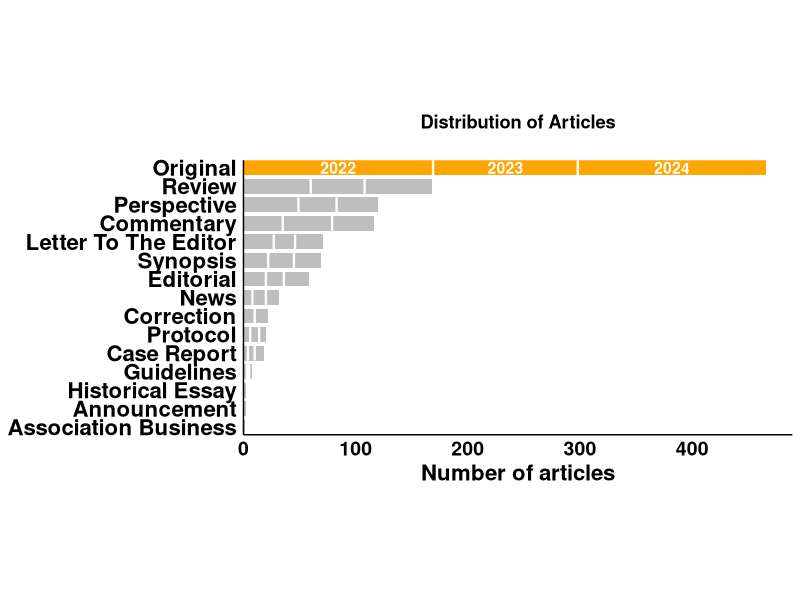
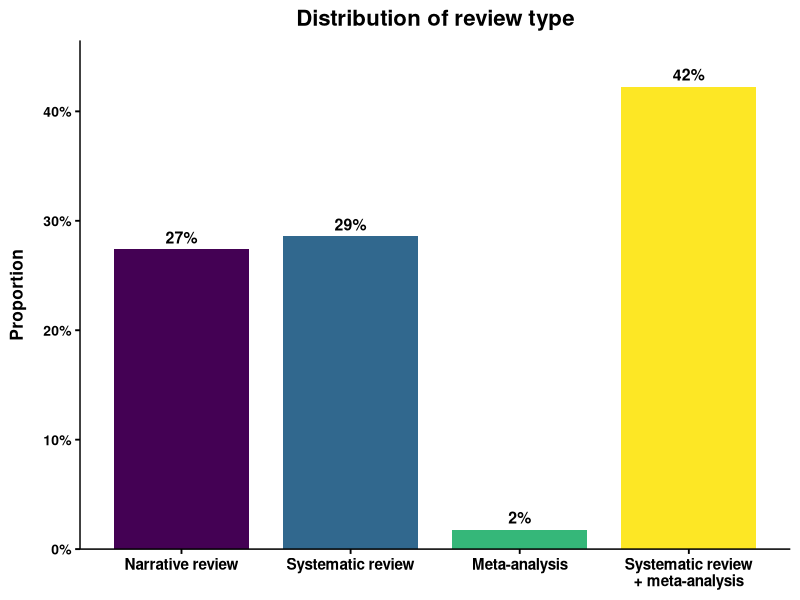
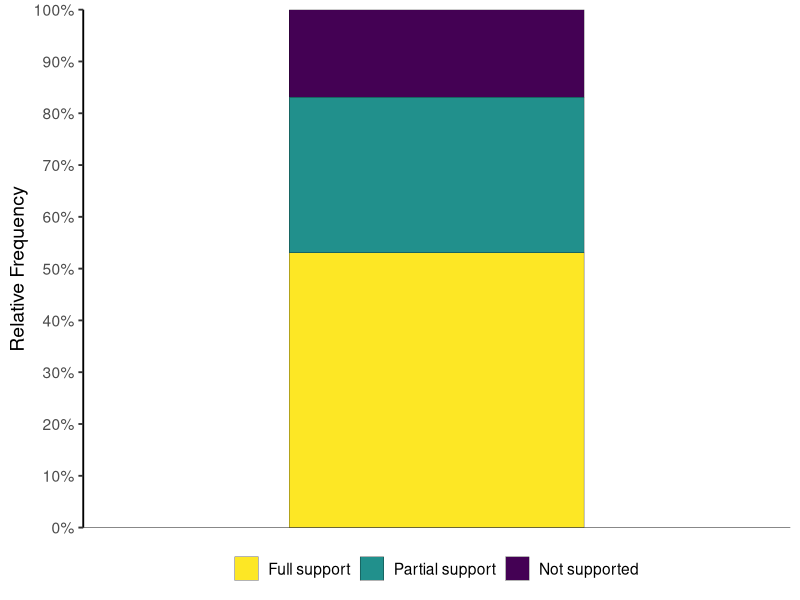
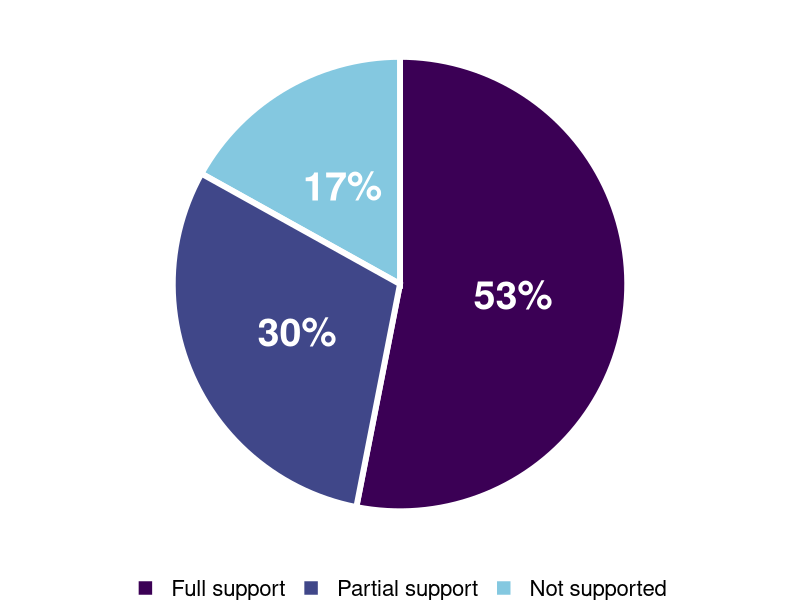
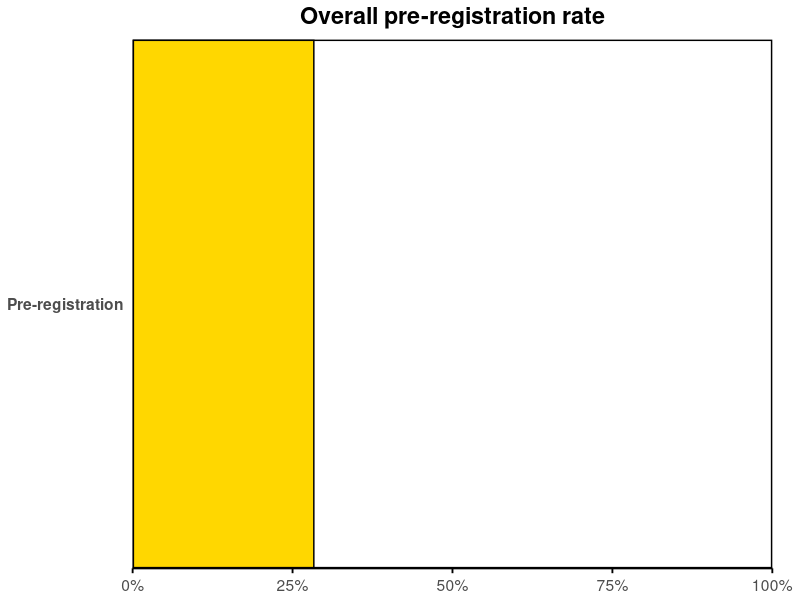
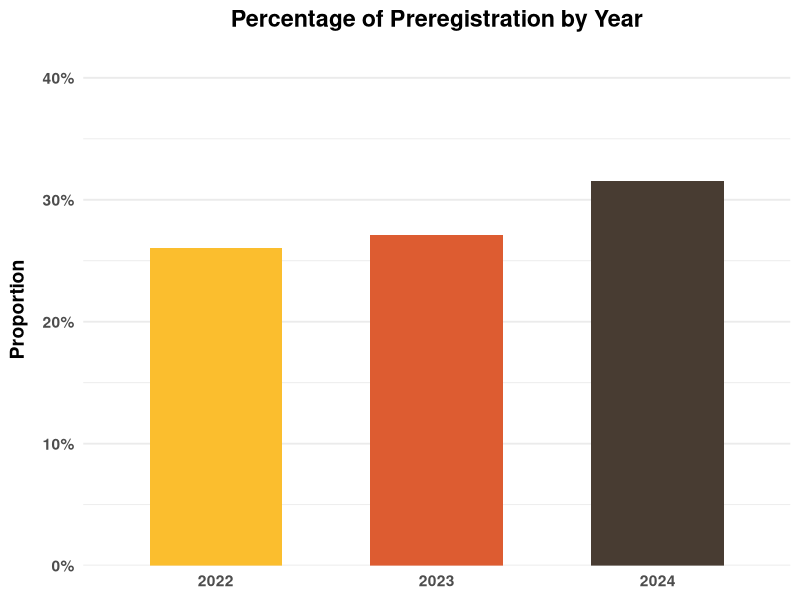
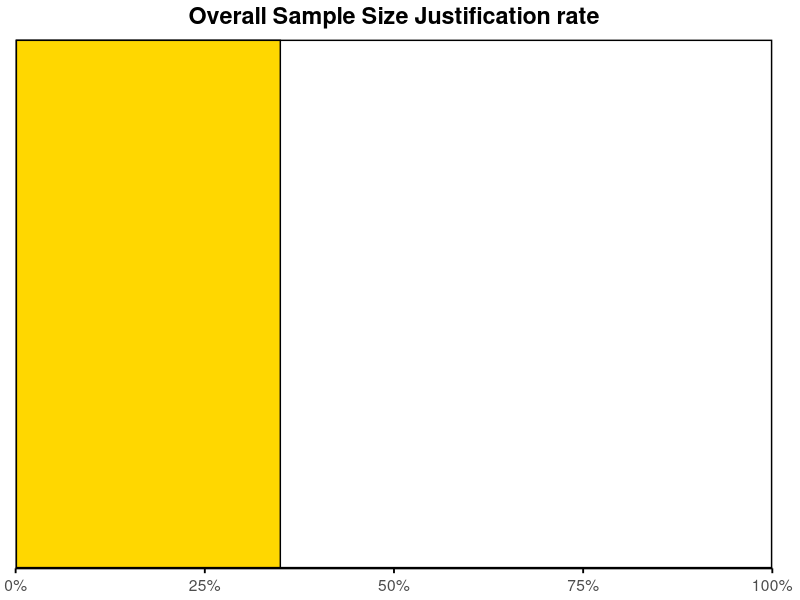
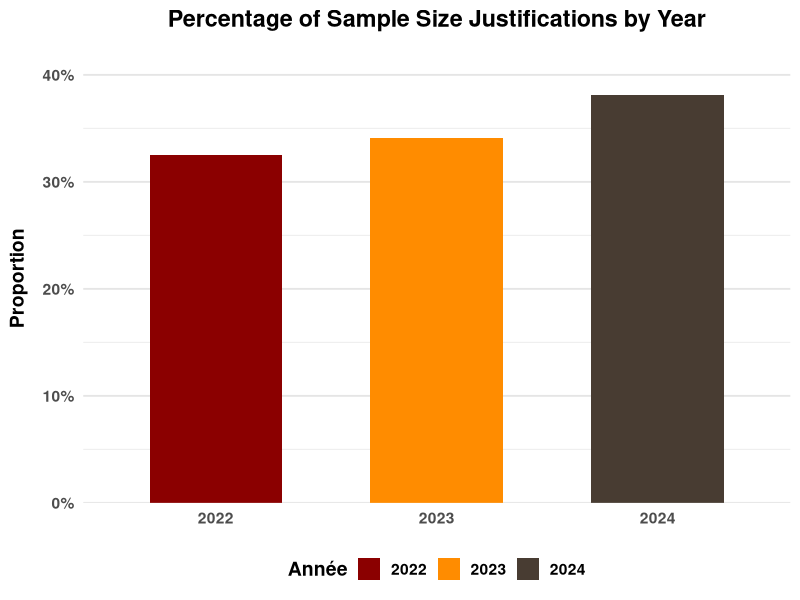

Recreate these plots in R, in order. (Note: this script raises an error after producing the figures.)
library(readxl)
library(ggplot2)
library(forcats)
library(dplyr)
library(scales)
library(stringr) 
library(purrr)
library(knitr)
library(tidyr)
library(writexl)

options(scipen = 999)

setwd() # SET YOUR WORKING DIRECTORY AS THE FOLDER WHERE YOU HAVE PUT THE "Analysis" FOLDER IN 

df<- read_excel("Analysis/PT Research Practices/PT-research practice validated.xlsx", sheet = "Data 2022+2023+2024")
View(df)

# ─────────────────────────────────────────────────────────────────────────────
#                 #### Define useful variable ####
# ─────────────────────────────────────────────────────────────────────────────
# Dataframe with only Original articles
val_orig <- df %>%
  filter(type == "Original")

# ─────────────────────────────────────────────────────────────────────────────
#                   #### Type of paper published ####
# ─────────────────────────────────────────────────────────────────────────────

# Settings to adjust
bar_height  <- 0.8  
bar_spacing <- 1.2   
aspect_ratio <- 0.5  

# check the unique values and their frequency of type
table(df$'type')

# Count per category
data_counts <- df %>%
  count(type) %>%
  arrange(n) %>%
  mutate(
    type      = factor(type, levels = type),
    highlight = ifelse(type == "Original", "Original", "Other")
  )

# Sort by year
year_counts <- df %>%
  count(type, year, name = "n_year") %>%
  mutate(type = factor(type, levels = levels(data_counts$type))) %>%
  arrange(type, year) %>%
  group_by(type) %>%
  mutate(
    cum_n   = cumsum(n_year),                 
    prev_n  = dplyr::lag(cum_n, default = 0), 
    mid_x   = (prev_n + cum_n)/2,             
    total_n = sum(n_year),
    y_num   = as.numeric(type)                
  ) %>%
  ungroup()

year_split_lines    <- dplyr::filter(year_counts, cum_n < total_n)
year_labels_original<- dplyr::filter(year_counts, as.character(type) == "Original")

# Plot 
plot_type_article <- ggplot(data_counts, aes(x = n, y = type, fill = highlight)) +
  geom_col(width = bar_height) +
  geom_segment(
    data = year_split_lines,
    aes(x = cum_n, xend = cum_n,
        y = y_num - bar_height/2, yend = y_num + bar_height/2),
    inherit.aes = FALSE, color = "white", linewidth = 0.8
  ) +
  geom_text(
    data = year_labels_original,
    aes(x = mid_x, y = type, label = year),
    inherit.aes = FALSE, color = "white", fontface = "bold", size = 4
  ) +
  scale_fill_manual(values = c(Original = "orange", Other = "grey"), guide = FALSE) +
  scale_x_continuous(breaks = pretty(data_counts$n),
                     expand = expansion(mult = c(0, 0.05))) +
  scale_y_discrete(expand = expansion(add = bar_height/2)) +
  labs(
    title = "Distribution of Articles",
    x     = "Number of articles",
    y     = NULL
  ) +
  theme_minimal() +
  theme(    plot.title         = element_text(hjust = 0.5, face = "bold", margin = margin(b = 20)),
            axis.line.x        = element_line(color = "black"),
            axis.line.y        = element_line(color = "black"),
            panel.grid.major.x = element_blank(),
            panel.grid.minor.x = element_blank(),
            panel.grid.major.y = element_blank(),
            panel.grid.minor.y = element_blank(),
            axis.title.x       = element_text(face = "bold", color = "black", size = 16),
            axis.text.x        = element_text(size = 14, color = "black", face = "bold"),
            axis.text.y        = element_text(size = 16, color = "black", face = "bold"),
            aspect.ratio       = aspect_ratio
  )

print(plot_type_article)

# ─────────────────────────────────────────────────────────────────────────────
#       #### Proportion of systematic review and meta analysis ####
# ─────────────────────────────────────────────────────────────────────────────

# check the unique values and their frequency 
table(df$`systematic review`)
table(df$`meta-analysis`)

# Settings to adjust
bar_height   <- 0.8  
bar_spacing  <- 1.2  
aspect_ratio <- 0.7  

# Filter review article
df_rev <- df %>% 
  filter(type == "Review")

# Calculation of the distribution of review type 
props_df <- df_rev %>%
  summarise(
    narrative     = mean(`systematic review` == "No"  & `meta-analysis` == "No",  na.rm = TRUE),
    sys_only      = mean(`systematic review` == "Yes" & `meta-analysis` == "No",  na.rm = TRUE),
    meta_only     = mean(`systematic review` == "No"  & `meta-analysis` == "Yes", na.rm = TRUE),
    sys_with_meta = mean(`systematic review` == "Yes" & `meta-analysis` == "Yes", na.rm = TRUE)
  ) %>%
  pivot_longer(
    cols = everything(),
    names_to = "review_type",
    values_to = "proportion"
  ) %>%
  mutate(
    review_type = recode(
      review_type,
      narrative     = "Narrative review",
      sys_only      = "Systematic review",
      meta_only     = "Meta-analysis",
      sys_with_meta = "Systematic review\n+ meta-analysis"
    ),
    review_type = factor(
      review_type,
      levels = c(
        "Narrative review",
        "Systematic review",
        "Meta-analysis",
        "Systematic review\n+ meta-analysis"
      )
    )
  )

# Display proportion table
print(props_df)

# Plot data
plot_review_distr <- ggplot(props_df, aes(
  x    = review_type,
  y    = proportion,
  fill = review_type
)) +
  geom_col(width = bar_height) +
  geom_text(aes(label = percent(proportion, accuracy = 1)),
            vjust = -0.5, size = 4, fontface = "bold") +
  scale_y_continuous(
    labels = percent_format(accuracy = 1),
    expand = expansion(mult = c(0, .1))
  ) +
  scale_fill_viridis_d(guide = FALSE) +
  labs(
    title = "Distribution of review type",
    x     = NULL,
    y     = "Proportion"
  ) +
  theme_minimal(base_size = 14) +
  theme(
    axis.line       = element_line(color = "#000000", linewidth = 0.5),
    axis.ticks      = element_line(color = "#000000"),
    axis.text.x     = element_text(size = 11, face = "bold", colour = "#000000"),
    axis.text.y     = element_text(size = 10, face = "bold", colour = "#000000"),
    axis.title.y    = element_text(size = 12.5, face = "bold", colour = "#000000", margin = margin(r = 12)),
    legend.position = "none",
    panel.grid.major = element_blank(),
    panel.grid.minor = element_blank(),
    plot.title      = element_text(hjust = 0.5, face = "bold", size = 16, colour = "#000000")
  )

plot_review_distr

# ─────────────────────────────────────────────────────────────────────────────
#                     #### Hypothesis test rate ####
# ─────────────────────────────────────────────────────────────────────────────

# check the unique values and their frequency 
table(val_orig$`hypo_tested`)

# Calculation of the number of original article that include hypothesis statement
tab_orig <- table(tolower(val_orig$hypo_tested), useNA = "no")
taux_yes <- tab_orig["yes"] / sum(tab_orig[c("yes","no")])
sprintf("Hypothesis test rate: %.1f%%", taux_yes * 100)


# ─────────────────────────────────────────────────────────────────────────────
#         #### Positive result rate & Level of hypothesis support ####
# ─────────────────────────────────────────────────────────────────────────────

# check the unique values and their frequency 
table(val_orig$support_hyp1)

# Calculation of distribution
df_support <- val_orig %>%
  mutate(
    support_clean = case_when(
      str_detect(support_hyp1, regex("full",    ignore_case = TRUE)) ~ "Full support",
      str_detect(support_hyp1, regex("partial", ignore_case = TRUE)) ~ "Partial support",
      str_detect(support_hyp1, regex("not",     ignore_case = TRUE)) ~ "Not supported",
      TRUE ~ NA_character_
    )
  ) %>%
  filter(!is.na(support_clean)) %>%
  count(support_clean) %>%
  mutate(pct = n / sum(n) * 100)

# Specify order on the chart 
levels_sup <- c("Full support", "Partial support", "Not supported")

# Plot bar chart
ggplot(df_support, aes(
  x    = factor(1),                                    
  y    = pct,                                          
  fill = factor(support_clean, levels = levels_sup)    
)) +
  geom_col(
    position = position_stack(reverse = TRUE),      
    width    = 0.5,
    color    = "black",
    size     = 0.1
  ) +
  scale_y_continuous(
    name   = "Relative Frequency",
    breaks = seq(0, 100, by = 10),
    labels = function(x) paste0(x, "%"),
    limits = c(0, 100),
    expand = c(0, 0)
  ) +
  scale_x_discrete(NULL, breaks = NULL) +
  geom_hline(yintercept = 0, color = "black", size = 0.3) +
  scale_fill_viridis_d(
    name   = NULL,    
    option = "D",     
    begin  = 1,     
    end    = 0,
  ) +
  theme_classic(base_size = 14) +
  theme(
    legend.position = "bottom",
    axis.line.x = element_blank()
  )

# Display value in %
df_support

# Plot pie chart
my_colors <- c(
  "Full support" = "#3B0055",   
  "Partial support" = "#404789",   
  "Not supported" = "#84C8E0"   
)

support_plot <- ggplot(df_support, aes(
  x    = factor(1),                                    
  y    = pct,                                          
  fill = factor(support_clean, levels = levels_sup)    
)) +
  geom_col(
    position = position_stack(reverse = TRUE),      
    width    = 1,
    color    = "white",
    size     = 2
  ) +
  coord_polar(theta = "y") +
  scale_fill_manual(
    values = my_colors,
    name   = NULL
  ) +
  geom_text(
    aes(label = paste0(round(pct), "%")), 
    position = position_stack(vjust = 0.5, reverse = TRUE),
    color = "white",
    fontface = "bold",
    size     = 10
  ) +
  theme_void(base_size = 20) +
  theme(
    legend.position = "bottom"
  )
print(support_plot)

# ─────────────────────────────────────────────────────────────────────────────
#                        #### Preregistration ####
# ─────────────────────────────────────────────────────────────────────────────

# check the unique values and their frequency 
table(df$prereg)

# Check the Websites used 
table(val_orig$prereg_link)

# ────────────────────────────    
       #### Overall ####
# ────────────────────────────

# Proportion of "Yes" among Original article
pct_yes <- df %>%
  filter(type == "Original", !is.na(prereg)) %>%
  summarise(p = sum(prereg == "Yes") / n()) %>%
  pull(p)

# Global rate
pct_global <- val_orig %>%
  summarise(p = sum(prereg == "Yes") / n()) %>%
  pull(p)
# Rate per year
pct_par_annee <- val_orig %>%
  group_by(year) %>%
  summarise(p = sum(prereg == "Yes") / n()) %>%
  arrange(year)
# Display
cat("Overall pre-registration rate : ",
    percent(pct_global, accuracy = 0.1), "\n\n",
    sep = "")

for(i in seq_len(nrow(pct_par_annee))) {
  cat("Pre-registration rate by year :\n")
  cat("  ", pct_par_annee$year[i], " : ",
      percent(pct_par_annee$p[i], accuracy = 0.1), "\n", sep = "")
}

# Plot data
plot_df <- tibble(
  Status = "Pre-registration",
  prop   = pct_yes
)

ggplot(plot_df, aes(x = prop, y = Status)) +
  geom_col(
    fill   = "gold",
    color  = "black",
    width  = 0.5
  ) +
  scale_x_continuous(
    limits = c(0, 1),
    expand = c(0, 0),
    labels = percent_format(accuracy = 1)
  ) +
  scale_y_discrete(expand = c(0, 0)) +
  labs(
    x     = NULL,
    y     = NULL,
    title = "Overall pre-registration rate"
  ) +
  theme_minimal(base_size = 14) +
  theme(
    panel.border     = element_rect(color = "black", fill = NA, size = 1),
    panel.grid       = element_blank(),
    axis.line.x      = element_line(),
    axis.ticks.x     = element_line(),
    axis.text.x      = element_text(vjust = 0.5),
    axis.text.y      = element_text(face = "bold"),
    plot.title       = element_text(hjust = 0.5, face = "bold"),
    plot.margin      = margin(5, 20, 5, 5)
  )

# ─────────────────────────────────────────
          #### By year ####
# ─────────────────────────────────────────

# Aggregation by year
prereg_summary_year <- df %>%
  filter(type == "Original") %>%
  group_by(year) %>%
  summarise(
    total   = n(),
    yes     = sum(tolower(prereg) == "yes"),
    .groups = "drop"
  ) %>%
  mutate(
    pct_yes = yes / total,
    year    = factor(year)
  )

# Plot the data
ggplot(prereg_summary_year, aes(x = year, y = pct_yes, fill = year)) +
  geom_col(width = 0.6) +
  scale_y_continuous(
    name   = "Proportion",
    labels = percent_format(accuracy = 1),
    limits = c(0, 0.4),
    expand = expansion(mult = c(0, 0.05))
  ) +
  scale_fill_manual(
    name   = "Année",
    values = c("2022" = "#FBBE2EFF",       
               "2023" = "#DD5C31FF",
               "2024" = "#483C32")
  ) +
  labs(
    x     = NULL,
    y     = NULL,
    title = "Percentage of Preregistration by Year"
  ) +
  theme_minimal(base_size = 14) +
  theme(
    plot.title         = element_text(hjust = 0.5, face = "bold", margin = margin(b = 15)),
    axis.text.x        = element_text(face = "bold"),
    axis.text.y        = element_text(face = "bold"),
    panel.grid.major.x = element_blank(),
    axis.title.y = element_text(
      margin = margin(r = 10),  
      face   = "bold"
    ),
    legend.position    = "none"
  )

# ─────────────────────────────────────────────────────────────────────────────
#                     #### Sample size justification ####
# ─────────────────────────────────────────────────────────────────────────────

# check the unique values and their frequency 
table(val_orig$n_justification)

# ────────────────────────────    
       #### Overall ####
# ────────────────────────────

# Proportion of "Yes" among Original article
pct_yes_justif <- val_orig %>%
  summarise(p = sum(n_justification == "Yes") / n()) %>%
  pull(p)

# Sample size justification rate
# Global rate
pct_global_nj <- val_orig  %>%
  summarise(p = sum(n_justification == "Yes") / n()) %>%
  pull(p)

# Rate per year
pct_par_annee_nj <- val_orig  %>%
  group_by(year) %>%
  summarise(p = sum(n_justification == "Yes") / n()) %>%
  arrange(year)

# Display
cat("Overall sample size justification rate : ",
    percent(pct_global_nj, accuracy = 0.1), "\n\n", sep = "")

for(i in seq_len(nrow(pct_par_annee_nj))) {
  cat("Sample size justification rate by year :\n")
  cat("  ", pct_par_annee_nj$year[i], " : ",
      percent(pct_par_annee_nj$p[i], accuracy = 0.1), "\n", sep = "")
}

# Plot data
plot_df_nj <- tibble(
  Status = "",
  prop   = pct_yes_justif
)

ggplot(plot_df_nj, aes(x = prop, y = Status)) +
  geom_col(
    fill   = "gold",
    color  = "black",
    width  = 0.5
  ) +
  scale_x_continuous(
    limits = c(0, 1),
    expand = c(0, 0),
    labels = percent_format(accuracy = 1)
  ) +
  scale_y_discrete(expand = c(0, 0)) +
  labs(
    x     = NULL,
    y     = NULL,
    title = "Overall Sample Size Justification rate"
  ) +
  theme_minimal(base_size = 14) +
  theme(
    panel.border       = element_rect(color = "black", fill = NA, size = 1),
    panel.grid         = element_blank(),
    axis.line.x        = element_line(),
    axis.ticks.x       = element_line(),
    axis.text.x        = element_text(vjust = 0.5),
    axis.text.y        = element_text(face = "bold"),
    plot.title         = element_text(hjust = 0.5, face = "bold"),
    plot.margin        = margin(5, 20, 5, 5)
  )

# ─────────────────────────────────────────
              #### By year ####
# ─────────────────────────────────────────
# Aggregation by year
justif_summary_year <- df %>%
  filter(type == "Original", !is.na(n_justification)) %>%
  group_by(year) %>%
  summarise(
    total = n(),
    yes   = sum(tolower(n_justification) == "yes"),
    .groups = "drop"
  ) %>%
  mutate(pct_yes = yes / total,
         year = factor(year))

# Plot the data
ggplot(justif_summary_year, aes(x = year, y = pct_yes, fill = year)) +
  geom_col(width = 0.6) +
  scale_y_continuous(
    name   = "Proportion",
    labels = percent_format(accuracy = 1),
    breaks = seq(0, 0.8, by = 0.1),
    limits = c(0, 0.4),
    expand = expansion(mult = c(0, 0.05))
  ) +
  scale_fill_manual(
    name   = "Année",
    values = c("2022" = "darkred",
               "2023" = "darkorange",
               "2024" = "#483C32")
  ) +
  labs(
    x     = NULL,
    title = "Percentage of Sample Size Justifications by Year"
  ) +
  theme_minimal(base_size = 14) +
  theme(
    plot.title       = element_text(hjust = 0.5, face = "bold", margin = margin(b = 15)),
    axis.text.x      = element_text(face = "bold"),
    axis.text.y      = element_text(face = "bold"),
    axis.title.y     = element_text(face = "bold", margin = margin(r = 10)),
    panel.grid.major.x = element_blank(),
    panel.grid.minor.x = element_blank(),
    panel.grid.major.y = element_line(color = "grey90"),
    legend.position  = "bottom",
    legend.title     = element_text(face = "bold"),
    legend.text      = element_text(face = "bold")
  )


# ───────────────────────────────────  
      #### Justification type ####
# ───────────────────────────────────
# check the unique values and their frequency 
table(val_orig$justification_type)

pie_data <- val_orig %>%
  filter(n_justification == "Yes") %>%
  count(justification_type) %>%
  mutate(
    justification_type = factor(
      justification_type,
      levels = c("Previous Study", "Pilot Study", "Benchmark")
    ),
    prop  = n / sum(n),
    label = scales::percent(prop)
  )

n_just_plot <- ggplot(data = pie_data, aes(x = "", y = prop, fill = justification_type)) +
  geom_col(width = 1, color = "white", size = 2) +
  coord_polar(theta = "y", direction = -1) +
  geom_text(aes(label = label), 
            position = position_stack(vjust = 0.5),
            color = "black", fontface = "bold", size = 8) +
  scale_fill_manual(
    name = NULL,
    values = c(
      "Pilot Study"         = "#C2DB1C",
      "Previous Study"     = "#9CD94C",
      "Benchmark"           = "#FFE631" 
          )
  ) +
  theme_void() +
  theme(
    legend.position = "bottom",
    legend.text     = element_text(size = 20),
    legend.title    = element_text(size = 13, face = "bold")
  )

plot(n_just_plot)

pie_data

# ─────────────────────────────────────────────────────────────────────────────
#  #### Distribution of n_justification by type of hypothesis support ####
# ─────────────────────────────────────────────────────────────────────────────

# Calculation of distribution
pct_support_nj <- val_orig %>%
  filter(
    hypo_tested   == "Yes",
    !is.na(n_justification),
    !is.na(support_hyp1),
  ) %>%
  filter(!is.na(support_hyp1)) %>%
  group_by(support_hyp1) %>%
  summarise(
    total   = n(),
    yes     = sum(tolower(n_justification) == "yes"),
    pct_yes = yes / total,
    .groups = "drop"
  ) %>%
  mutate(
    support_hyp1 = factor(
      support_hyp1,
      levels = c("Full support", "Partial support", "Not supported")
    )
  )
pct_support_nj

# Set the color
couleurs_support <- c(
  "Full support" = "#3B0055",   
  "Partial support" = "#404789",   
  "Not supported" = "#84C8E0"   
)

# Display
for(i in seq_len(nrow(pct_support_nj))) {
  cat("Percentage of sample size justification :\n")
  cat(
    sprintf("  %s : %s\n",
            levels(pct_support_nj$support_hyp1)[i],
            percent(pct_support_nj$pct_yes[i], accuracy = 0.1))
  )
}

# Plot the data
plot_just_by_support <- ggplot(pct_support_nj,
       aes(x = support_hyp1, y = pct_yes, fill = support_hyp1)) +
  geom_col(color = "black", width = 0.7) +       
  scale_x_discrete(drop = TRUE) +
  scale_y_continuous(
    labels = percent_format(accuracy = 1),
    expand = c(0, 0)
  ) +
  scale_fill_manual(
    values = couleurs_support,
    guide  = FALSE
  ) +
  labs(
    x     = NULL,
    y     = "Sample size justification",
    title = "Proportion of sample size justification by type of hypothesis support"
  ) +
  theme_minimal(base_size = 14) +
  theme(
    panel.border       = element_blank(),                
    panel.grid.major.y = element_blank(), 
    panel.grid.major.x = element_blank(),
     panel.grid.minor   = element_blank(),
    axis.line.x        = element_line(color = "black"),  
    axis.line.y        = element_line(color = "black"),
    axis.text.x     = element_text(color = "#000000", face = "bold"),
    axis.title.y     = element_text(face = "bold", color = "#000000", size = 16, margin = margin(r = 15)),
    axis.text.y     = element_text(size = 10, color = "#000000", face = "bold"),
    plot.title         = element_text(hjust = 0.5, face = "bold", margin = margin(b = 15))
  )

# ─────────────────────────────────────────────────────────────────────────────
#                     #### n across topic table ####
# ─────────────────────────────────────────────────────────────────────────────

# Adding topic names
topic_map <- tibble::tibble(
  category = 1:25,
  topic    = c(
    "Acute Care", "Balance Falls", "Cardiovascular Pulmonary", "Covid", "Diabetes",
    "Education", "Geriatrics", "Health Policy", "Implementation Science",
    "Integumentary", "Knowledge Translation", "LEAP", "Measurement",
    "Musculoskeletal", "Neurology", "Obesity", "Oncology", "Pain Management",
    "Pediatrics", "Pharmacology", "Prevention and Health Promotion",
    "Professional Issues", "Psychosocial", "Women Health", "Other"
  )
)

# Filter original article
df_orig <- df %>%
  left_join(topic_map, by = "category") %>%
  filter(type == "Original", topic != "Other") %>%
  mutate(across(c(n, women, men), ~ {
    x <- str_trim(as.character(.))             
    x[x %in% c("", "NA", "N/A", "na", "n/a")] <- NA  
    suppressWarnings(as.numeric(x))            
  }))

# Summary of information by topic 
  summary_by_topic <- df_orig %>%
  group_by(topic) %>%
  summarise(
    k         = n(),  
    Median      = median(n, na.rm = TRUE),
    SD        = sd(n, na.rm = TRUE),
    Min.      = min(n, na.rm = TRUE),
    Max.      = max(n, na.rm = TRUE),
    `% Women` = sum(women, na.rm = TRUE) / sum(n[!is.na(women)], na.rm = TRUE) * 100,
    `% Men`   = sum(men, na.rm = TRUE) / sum(n[!is.na(men)], na.rm = TRUE) * 100,
    .groups   = "drop"
  )

# Adding a Total line 
  total_row <- df_orig %>%
    summarise(
      topic = "Total",
      k     = n(),
      Median  = median(n, na.rm = TRUE),
      SD    = sd(n,   na.rm = TRUE),
      Min.  = min(n,  na.rm = TRUE),
      Max.  = max(n,  na.rm = TRUE),
      
      `% Women` = {
        df_gender <- df_orig %>% filter(topic != "Women Health")
        sum(df_gender$women, na.rm = TRUE) / sum(df_gender$n[!is.na(df_gender$women)], na.rm = TRUE) * 100
      },
      
      `% Men` = {
        df_gender <- df_orig %>% filter(topic != "Women Health")
        sum(df_gender$men, na.rm = TRUE) / sum(df_gender$n[!is.na(df_gender$men)], na.rm = TRUE) * 100
      }
    )

# Table creation
final_table <- bind_rows(summary_by_topic, total_row) %>%
  mutate(across(c(Median, SD, Min., Max., `% Women`, `% Men`), ~ round(.x, 1)))

kable(
  final_table,
  col.names = c("Topic", "k", "Median", "SD", "Min.", "Max.", "% Women", "% Men"),
  align     = c("l", rep("r", 7))
)

# Table exportation
write_xlsx(final_table,
           path = "...") # REPLACE BY YOUR PATH

# ─────────────────────────────────────────────────────────────────────────────
#               #### Sex distribution by research category ####
# ─────────────────────────────────────────────────────────────────────────────
# Convert Sex columns to long format and exclude women health
plot_data <- summary_by_topic %>%
  filter(topic != "Women Health") %>%
  pivot_longer(cols = c(`% Women`, `% Men`), 
               names_to = "Sex", 
               values_to = "Percentage") %>%
  mutate(Sex = factor(Sex, levels = c("% Women", "% Men")))

# Plot the data
sex_data <-  ggplot(plot_data, aes(x = topic, y = Percentage / 100, fill = Sex)) +
  geom_col(position = position_dodge(width = 0.7), width = 0.6, color = "black", size = 0.2) +
  scale_fill_manual(
    values = c("% Women" = "#D0F000", "% Men" = "#203174"),
    labels = c("Female", "Male")
  ) +
  scale_y_continuous(
    labels = percent_format(accuracy = 1),
    limits = c(0, 0.8),
    expand = expansion(mult = c(0, 0.05))
  ) +
  labs(
    x     = NULL,
    y     = "Participants",
    title = "Sex Distribution by Research Topic"
  ) +
  theme_minimal(base_size = 13) +
  theme(
    panel.grid.major.x = element_blank(),    
    axis.line.x        = element_line(color = "#000000"),     
    axis.ticks.x       = element_line(color = "#000000"),
    axis.text.x     = element_text(angle = 40, color = "#000000", face = "bold", hjust = 1),
    axis.title.y     = element_text(face = "bold", color = "#000000", size = 16),
    axis.text.y     = element_text(size = 10, color = "#000000", face = "bold"),
    plot.title      = element_text(hjust = 0.5, face = "bold"),
    legend.title    = element_blank(),
    legend.text      = element_text(face = "bold"),
    legend.position = "bottom"
  )

plot(sex_data)

# ─────────────────────────────────────────────────────────────────────────────
#              #### Hypothesis testing & Support by category ####
# ─────────────────────────────────────────────────────────────────────────────

# Remove "Other" category and filter by Original article's categories  
topic_map2 <- topic_map %>%
  slice(-25) %>%
  filter(category %in% (df %>% 
                          filter(type == "Original") %>% 
                          pull(category)
  )
  )

# Label construction
df2 <- val_orig %>%
  inner_join(topic_map2, by = "category") %>%
  mutate(
    topic_label = factor(
      topic,
      levels = topic_map2 %>%
        arrange(category) %>%
        pull(topic)
    )
  ) %>%
  filter(!is.na(topic_label))


# Chart A: Hypothesis tested
p1_counts <- df2 %>%
  count(topic_label, hypo_tested) %>%
  group_by(topic_label) %>%
  mutate(
    freq = n / sum(n),
    percent = freq * 100,
    total_n = sum(n)             
  ) %>%
  ungroup()

labels_with_n <- p1_counts %>%
  distinct(topic_label, total_n) %>%
  mutate(label = paste0(topic_label, " (k = ", total_n, ")")) %>%
  arrange(topic_label)

p1 <- ggplot(p1_counts, aes(x = topic_label, y = freq, fill = hypo_tested)) +
  geom_col(position = "fill", width = 0.7) +
  coord_flip() +
  scale_y_continuous(
    labels = scales::percent_format(accuracy = 1),
    expand = c(0, 0),                
    breaks = seq(0, 1, 0.25)         
  ) +
  scale_x_discrete(labels = labels_with_n$label) +
  scale_fill_manual(
    values = c("Yes" = "#3B0055", "No" = "#9D9D9D"),
    labels = c("Yes" = "Hypothesis", "No" = "No hypothesis"),
    name = NULL,
    guide  = guide_legend(reverse = TRUE) 
  ) +
  labs(x = NULL, y = NULL) +
  theme_minimal(base_size = 14) +
  theme(
    panel.grid.major.y = element_blank(),
    panel.grid.minor.y = element_blank(),
    axis.line.y = element_line(color = "black"),     
    axis.ticks.y = element_line(color = "black"),    
    axis.text.y  = element_text(size = 9, face = "bold", color = "black"),
    axis.text.x = element_text(face = "bold", color = "black"),
    axis.title.y = element_text(color = "black", size = 13, face = "bold"),
    axis.title.x = element_text(color = "black", size = 13, face = "bold"),
    legend.position = "bottom",
    legend.text  = element_text(size = 12, color = "black", face = "bold")
  )

print(p1)

# Chart B : Hypothesis support (Full / Partial / Not)
totals_p1 <- p1_counts %>%
  group_by(topic_label) %>%
  summarise(total_all = sum(n), .groups = "drop")

labels_with_n <- totals_p1 %>%
  mutate(label = paste0(topic_label, " (k = ", total_all, ")"))

p2_counts <- df2 %>%
  filter(hypo_tested == "Yes") %>%
  count(topic_label, support_hyp1) %>%
  group_by(topic_label) %>%
  mutate(freq = n / sum(n)) %>%
  ungroup() %>%
  mutate(
    support_hyp1 = factor(
      support_hyp1,
      levels = c("Full support", "Partial support", "Not supported")
    )
  ) %>%
  left_join(totals_p1, by = "topic_label")

lab_map <- setNames(labels_with_n$label, labels_with_n$topic_label)

p2 <- ggplot(p2_counts, aes(x = topic_label, y = freq, fill = support_hyp1)) +
  geom_col(position = position_fill(reverse = TRUE), width = 0.7) +
  coord_flip() +
  scale_y_continuous(
    labels = percent_format(accuracy = 1),
    expand = c(0, 0),
    breaks = seq(0, 1, 0.25)
  ) +
  scale_x_discrete(labels = lab_map) +
  scale_fill_manual(
    values = c(
      "Full support"    = "#3B0055",
      "Partial support" = "#406199",
      "Not supported"   = "#84C8E0" 
    ),
    name = NULL
  ) +
  labs(x = NULL, y = NULL) +
  theme_minimal(base_size = 14) +
  theme(
    panel.grid.major.y = element_blank(),
    panel.grid.minor.y = element_blank(),
    axis.line.y  = element_line(color = "black"),
    axis.ticks.y = element_line(color = "black"),
    axis.text.y  = element_text(size = 9, face = "bold", color = "black"),
    axis.text.x = element_text(face = "bold", color = "black"),
    axis.title.y = element_text(color = "black", size = 13, face = "bold"),
    legend.position = "bottom",
    legend.text  = element_text(size = 12, color = "black", face = "bold")
  )


print(p2)

# ─────────────────────────────────────────────────────────────────────────────
#                         #### Effect size ####
# ─────────────────────────────────────────────────────────────────────────────

# Overall reported effect size 
summary_yes <- df_quant %>%
  summarise(
    total       = n(),
    yes_count   = sum(effect_size == "Yes", na.rm = TRUE),
    prop_yes    = yes_count / total
  )
summary_yes %>%
  mutate(prop_yes = percent(prop_yes, accuracy = 0.1))


# ─────────────────────────────────────────────────────────────────────────────
#                  #### Statistical reporting ####
# ─────────────────────────────────────────────────────────────────────────────

# df_quant excludes qualitative studies
# check the unique values of sig_test and their frequency 
table(df_quant$sig_test)
table(df_quant$pval_type)
table(df_quant$pval_type)

# Proportion of quantitative original article with a hypothesis 
df_quant %>%
  summarise(
    n_total = n(),
    n_yes   = sum(hypo_tested == "Yes", na.rm = TRUE),
    prop_yes = mean(hypo_tested == "Yes", na.rm = TRUE),
    perc_yes = 100 * prop_yes
  )

# Proportion of positive results for quantitative original articles with a hypothesis
df_quant %>%
  filter(
    hypo_tested == "Yes",             
    !is.na(support_hyp1)              
  ) %>%
  count(support_hyp1) %>%
  mutate(
    proportion = n / sum(n),
    pourcentage = proportion * 100
  )

# Proportion of quantitative original article using significance testing 
df_quant %>%
  summarise(
    prop_yes = mean(sig_test == "Yes"),      
    perc_yes = mean(sig_test == "Yes") * 100  
  )

# Proportion of quantitative original article without hypothesis stated using sig testing
df_quant %>%
  filter(hypo_tested == "No") %>%
  summarise(
    prop_yes = mean(sig_test == "Yes"),       
    perc_yes = mean(sig_test == "Yes") * 100   
  )

# Proportion of pvalue type: exact, relative, mix of original article using significance testing
df_props <- df_quant %>%
  filter(
    sig_test == "Yes",
    !is.na(pval_type),
    pval_type %in% c("Exact", "Relative", "Mix")
  )

total_yes <- nrow(df_props)


df_props <- df_props %>%
  count(pval_type) %>%
  mutate(
    proportion = n / total_yes,
    pval_type = factor(pval_type, levels = c("Exact", "Relative", "Mix"))
  )

df_props

# Plot the data
plot_pval_type <- ggplot(df_props, aes(x = pval_type, y = proportion, fill = pval_type)) +
  geom_col(width = 0.6) +
  scale_fill_viridis_d(option = "D", name = "pval_type") +
  geom_text(aes(label = percent(proportion, accuracy = 1)),
            vjust = -0.5, size = 4, fontface = "bold") +
  scale_y_continuous(
    labels = percent_format(accuracy = 1),
    expand = expansion(mult = c(0, .1))
  ) +
  labs(
    x     = NULL,
    y     = "Proportion",
    title = "Distribution of pvalue types"
  ) +
  theme_minimal(base_size = 14) +
  theme(
    axis.line       = element_line(color = "#000000", linewidth = 0.5),
    axis.ticks      = element_line(color = "#000000"),
    axis.text.x     = element_text(size = 11, face = "bold", colour = "#000000"),
    axis.text.y     = element_text(size = 10, face = "bold", colour = "#000000"),
    axis.title.y    = element_text(size = 12.5, face = "bold", colour = "#000000", margin = margin(r = 12)),
    legend.position = "none",
    panel.grid.major = element_blank(),
    panel.grid.minor = element_blank(),
    plot.title      = element_text(hjust = 0.5, face = "bold", size = 16, colour = "#000000")
  )

plot_pval_type

# ─────────────────────────────────────────────────────────────────────────────
#                      #### Data Sharing ####
# ─────────────────────────────────────────────────────────────────────────────

# ─────────────────────────────────────────────────────────────
      #### Data availability statement ####
# ─────────────────────────────────────────────────────────────

# check the unique values and their frequency 
table(val_orig$data_state)

# Calculation of the proportion among original articles
avail <- val_orig %>%
  summarise(
    total       = n(),                               
    yes_count   = sum(tolower(data_state) == "yes"), 
    proportion  = yes_count / total                  
  )

print(avail)

# ─────────────────────────────────
       #### Open data ####
# ─────────────────────────────────

# check the unique values and their frequency 
table(val_orig$open_data)

# Calculation of overall open data proportion
open_data <- val_orig %>%
  filter(!is.na(open_data)) %>%                             
  summarise(
    total      = n(),                                       
    yes_count  = sum(tolower(open_data) == "yes"),          
    proportion = yes_count / total                          
  )

open_data

# Calculation of the proportion among original articles by year
open_data_year <- val_orig %>%
  filter(!is.na(open_data)) %>%                             
  group_by(year) %>%                                        
  summarise(
    total      = n(),                                       
    yes_count  = sum(tolower(open_data) == "yes"),          
    proportion = yes_count / total                          
  ) %>%
  ungroup()

# Plot the data
ggplot(open_data_year, aes(
  x    = factor(year),
  y    = proportion,
  fill = factor(year)                                     
)) +
  geom_col(color = "black", size = 0.2, width = 0.6) +        
  scale_fill_viridis_d(option = "D", name = "Année") +       
  scale_y_continuous(
    labels = percent_format(accuracy = 1),
    limits = c(0, 0.2),
    expand = expansion(c(0, 0.05))
  ) +
  labs(
    title = "Proportion of Open Data by year",
    x     = "Year",
    y     = "Proportion"
  ) +
  theme_minimal(base_size = 14) +
  theme(
    panel.grid.major.x = element_blank(),    
    panel.grid.minor.x = element_blank(),    
    axis.title.x        = element_text(face = "bold"),
    axis.text.x        = element_text(face = "bold"),
    axis.title.y        = element_text(face = "bold"),
    legend.position    = "none",
    plot.title         = element_text(hjust = 0.5, face = "bold", margin = margin(b = 10))
  )

résumé_data

# ─────────────────────────────────────────────────────────────────────────────
#                           #### Preprint ####
# ─────────────────────────────────────────────────────────────────────────────

# check the unique values and their frequency 
table(val_orig$preprint)

# Calculation of preprint proportion 
preprint <- val_orig %>%
  filter(!is.na(preprint)) %>%                            
  summarise(
    total             = n(),                              
    yes_preprint      = sum(tolower(preprint) == "yes"),  
    prop_yes_preprint = yes_preprint / total              
  )

print(preprint)

# ─────────────────────────────────────────────────────────────────────────────
#    #### Days elapsed between preprint and final publication ####
# ─────────────────────────────────────────────────────────────────────────────

days <- as.numeric(val_orig$`days from preprint`[val_orig$preprint == "Yes"],
                   units = "days")

mean_days <- mean(days, na.rm = TRUE)
sd_days   <- sd(days,   na.rm = TRUE)
n         <- sum(!is.na(days))

cat(sprintf("Preprint → publication : mean = %.1f days, SD = %.1f (n = %d)\n",
            mean_days, sd_days, n))

# ─────────────────────────────────────────────────────────────────────────────
#                  #### Average publication delay ####
# ─────────────────────────────────────────────────────────────────────────────
# Conversion into days and filtering of NA
val_orig3 <- val_orig %>%
  mutate(
    days = as.numeric(`days from submission`, units = "days")
  ) %>%
  filter(!is.na(days))


# Overall mean and standard deviation
overall_stats <- val_orig3 %>%
  summarise(
    avg_days = mean(days, na.rm = TRUE),
    sd_days  = sd(days,   na.rm = TRUE)
  )

# Display
cat("Average overall publication time:", round(overall_stats$avg_days, 1), "days\n")
cat("Standard deviation:", round(overall_stats$sd_days, 1), "days\n")


# ─────────────────────────────────────────────────────────────────────────────
#                  #### Summary figure ####
# ─────────────────────────────────────────────────────────────────────────────

# Add the combined variable "data_upon_request"
val_mod <- val_orig %>%
  mutate(
    data_upon_request = ifelse(
      data_state == "Yes" & open_data != "Yes", "Yes", "No"
    )
  )

practice_cols <- c(
  "data_upon_request",       
  "open_data", 
  "replication", 
  "preprint",
  "registered_report",
  "prereg", 
  "n_justification", 
  "hypo_tested"
)

df_long <- val_mod %>%
  select(any_of(practice_cols)) %>%
  pivot_longer(cols = everything(), names_to = "Practice", values_to = "Response") %>%
  mutate(yes = ifelse(tolower(Response) == "yes", 1, 0)) %>%
  group_by(Practice) %>%
  summarise(n = sum(yes)) %>%
  mutate(Proportion = n / nrow(val_mod))

# Add missing categories (set to 0 if absent)
expected_practices <- tibble(Practice = practice_cols)
df_long <- expected_practices %>%
  left_join(df_long, by = "Practice") %>%
  mutate(
    n = replace_na(n, 0),
    Proportion = replace_na(Proportion, 0)
  )

# Create formatted labels
df_long <- df_long %>%
  mutate(
    Practice_label = factor(Practice,
                            levels = practice_cols,
                            labels = c(
                              "Data\nupon request",        
                              "Open data",
                              "Replication",
                              "Preprint",
                              "Registered\nreport",
                              "Pre-registration",
                              "Sample size\njustification",
                              "Hypotheses"
                            )
    ),
    Percent = paste0(round(Proportion * 100), "%")
  )

# Plot data
plot_sum <- ggplot(df_long, aes(x = Practice_label, y = Proportion, fill = Practice_label)) +
  geom_col(width = 0.7) +
  geom_text(aes(label = Percent), vjust = -0.5, fontface = "bold", size = 6, color = "black") +
  scale_y_continuous(
    labels = scales::percent_format(accuracy = 1),
    limits = c(0, 0.4),
    breaks = seq(0, 0.5, by = 0.25),
    expand = expansion(mult = c(0, 0.05))
  ) +
  scale_fill_manual(values = c(
    "Data\nupon request"            = "#2c5d9f",
    "Open data"                     = "#177199",
    "Replication"                   = "#999999",
    "Preprint"                      = "#555555",
    "Registered\nreport"            = "#777777",
    "Pre-registration"              = "#1AA2A3",
    "Sample size\njustification"    = "#9CD94C",
    "Hypotheses"                    = "#3B0A4F"
  )) +
  labs(
    x = NULL,
    y = "Original articles",
    title = "Research Practices"
  ) +
  theme_classic(base_size = 14) +
  theme(
    axis.line       = element_line(color = "#000000", size = 0.5),
    axis.ticks      = element_line(color = "#000000"),
    axis.text.x     = element_text(size = 12, face = "bold", colour = "#000000"),
    axis.text.y     = element_text(size = 10, face = "bold", colour = "#000000"),
    axis.title.y    = element_text(size = 13.5, face = "bold", colour = "#000000", margin = margin(r = 12)),
    legend.position = "none",
    panel.grid.major = element_blank(),
    panel.grid.minor = element_blank(),
    plot.title      = element_text(hjust = 0.5, face = "bold", size = 16, colour = "#000000")
  )

print(plot_sum)

ggsave("C:/Users/franc/OneDrive - University of Ottawa/Doctorat Ottawa/3 - Article editing/Research practices' paper/Manuscript/Figures/summary research practice.png", plot = plot_sum, width = 12, height = 4, dpi = 600)
